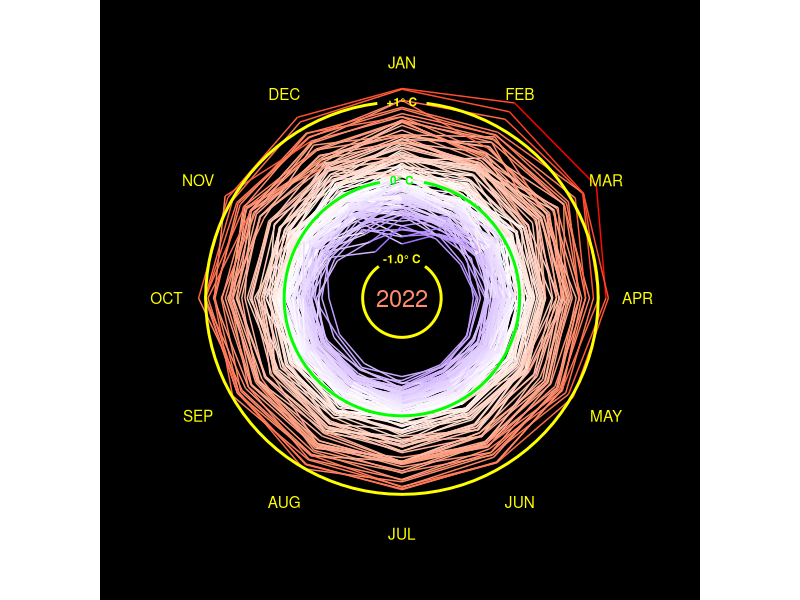
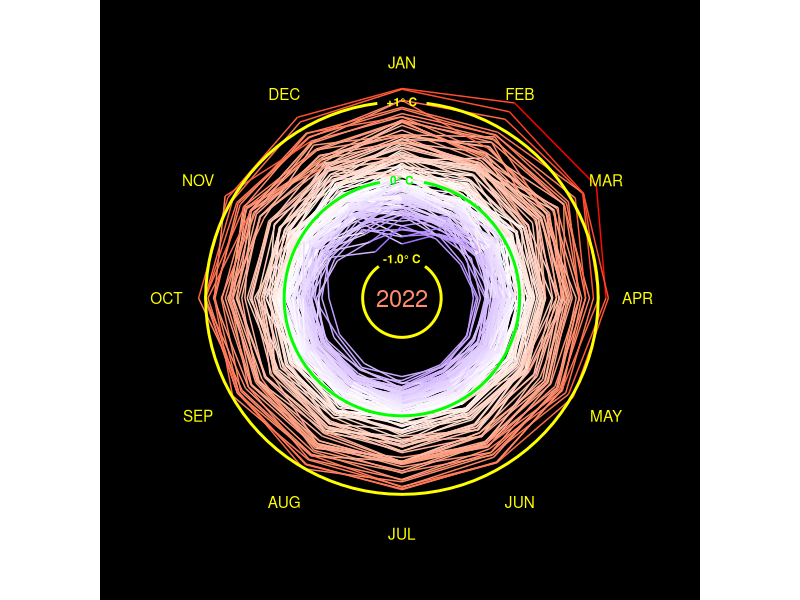

R code for these plots, in order:
library(tidyverse)
library(gganimate)



# Plot: There are data in preceding year and next year.
# Need to create 3 separated dataframes

t_diff <- 
  read_csv("data/GLB.Ts+dSST.csv", skip = 1, na = "***") %>% #load CSV file, skip 1st rows
  select(year = Year, month.abb) %>% #month.abb is constant R build-in. which is the same as our datatype
  # Tidy dataframe by converting month in 1 column accept for year
  #Pivot dataframe for all columns except for year column, Give a name of month column
  pivot_longer(-year, names_to = "month", values_to = "t_diff") %>%
  drop_na() #Ignore NA value
  

# Create 3 Separated dataframe
# Create dataframe for preceding December
# last_dec <-
#   t_diff %>%
#   filter(month == "Dec") %>% #Filter December
#   mutate(year = year + 1,   #Calculate preceding year by using the original data
#          month = "last_Dec") #Rename Dec to last_Dec

# Create dataframe for next Jan
# next_jan <-
#   t_diff %>%
#   filter(month == "Jan") %>% #Filter January
#   mutate(year = year - 1,    # Add extra year
#          month = "next_Jan") # Rename it

# Create dummy variable for radius
radius_bumb <- 1.5

t_data <- 
  t_diff %>%
  mutate(month = factor(month, levels = c(month.abb, "next_Jan")), #Order months into numerical order rather than alphabet order, define month as a factor
         month_number = as.numeric(month)) %>% #Remove previous December to remove zero from dataframe
  arrange(year, month) %>%  # arrange year and month       
  mutate(step_number = 1:nrow(.), #Add row number. 1:nrow(.) means count from 1 to the end of row in this dataframe. need to count step over the row
         radius = t_diff + radius_bumb,         
         theta = 2 * pi * (month_number-1) / 12, # Convert an angle to radian. Theta starts from zero degree January will be zero and divided by 12 to give angle to months. 
         x = radius * sin(theta),
         y = radius * cos(theta))
  
  annotation <-
    t_data %>% #create new dataframe from 2022
    slice_max(year) %>%
    slice_max(month_number)
 
temp_line <- #Create text at specific position
  tibble(
    x = 0,
    y = c(1, 0, -1) + radius_bumb,
    labels = c("+1\u00B0 C","0\u00B0 C", "-1.0\u00B0 C")
  )

#Create data frame for tangential month to the circle
month_label <-
  tibble(
    theta = 2 * pi * (1:12 - 1)/12,
    radius = 1.5 + radius_bumb,
    labels = toupper(month.abb), #Convert month label to capital letters
    x = radius * sin(theta),
    y = radius * cos(theta)
    )

#Make data frame for grid line and used in geom_segment
# gridlines <- 
#   tibble(
#     x = c(1.2, 1.3, 1.6),
#     xend = c(12.8, 12.7, 12.4),
#     y = c(1, 0, -1),
#     yend = y
#   )
 
# Adding grid lines to climate spiral 
gridlines <-
  tibble(theta = 2 * pi * rep(seq(0, 1, 0.01), each = 3), #Repeat theta
       radius = rep(c(1, 0, -1) + radius_bumb, length.out = length(theta)),
       line = rep(c("a", "b", "c"), length.out = length(theta)),
       x = radius * sin(theta),
       y = radius * cos(theta)) %>% 
       filter((line == "a" & theta > 0.01 * 2 * pi & theta < 0.99 * 2 * pi) |
                (line == "b" & theta > 0.025 * 2 * pi & theta < 0.975 * 2 * pi) |
                (line == "c" & theta > 0.09 * 2 * pi & theta < 0.91 * 2 * pi))
 

#a <-  
  t_data %>% ggplot(aes(x = x, 
             y = y, 
             color = t_diff)) + #Let's coloring by temperature change. Previous version was colored by year
  geom_label(aes(x = 0, y = 0, label = year),  #geom_label it provides a text with background
               fill = "black",
               label.size = 0,
               size = 6) +
  geom_path()+  
  geom_path(data = gridlines %>% filter(radius != radius_bumb), # radius should not be equal to dummy radius bumb 
               aes(x = x, y = y,
                   group = line), 
               color = "yellow", size = 1,
               inherit.aes = FALSE) +
  geom_path(data = gridlines %>% filter(radius == radius_bumb), # radius should not be equal to dummy radius bumb 
              aes(x = x, y = y,
                  group = line), 
              color = "green", size = 1,
              inherit.aes = FALSE) +   
  geom_text(data = temp_line, aes(x = x, y = y, label = labels), #Add label and coloring
               color = c("yellow", "green", "yellow"), size = 3, fontface = "bold",
               inherit.aes = FALSE)+
  geom_text(data = month_label, aes(x = x, y = y, label = labels), # Add month label back to the position
              color = "yellow",
              inherit.aes = FALSE) +
  scale_y_continuous(limits = c(-4, 4),
                     expand = c(0,-0.3) # expand grid. First is an addition. Second is an multiplication.
                     ) + #Rescale y axis
  scale_x_continuous(limits = c(-4, 4),
                     expand = c(0,-0.3) # expand grid. First is an addition. Second is an multiplication.
    ) + #Rescale x axis
  coord_fixed()+ # Make a proportion of an x and y fixed  
  scale_color_gradient2(low = "blue", high = "red", mid = "white", midpoint = 0, #Change the color to continuous scale. Re-scale the legend
                        guide = "none") + #Remove legend 
  # coord_polar(start = 0)+ #Set polar 5 minutes off. "start" measures thing in radius 
  labs(x = NULL, # Add label
      y = NULL,
      title = NULL) + 
  theme(
    panel.background = element_rect(fill = "black"), #Add black color and white border. Increase border line size
    plot.background = element_rect(fill = "black", color = "black"),
    panel.grid = element_blank(), # Remove grid line color
    axis.text.x = element_blank(),
    axis.text.y = element_blank(),
    axis.ticks = element_blank(),
    axis.title = element_blank(),
    plot.title = element_blank()
  )#+
   #transition_manual(frames = year, cumulative = TRUE)  #Add data and keep the old data in gganimate only
   
ggsave("figures/climate_spiral_trig.png", width = 4.5, height = 4.5, unit = "in", dpi = 300)
 
# animate(a, width = 4.155, height = 4.5, unit = "in", res = 300)
# anim_save("figures/climate_spiral_trig.gif")

# animate(a, width = 4.155, height = 4.5, unit = "in", res = 300,
#         renderer = av_renderer("figures/climate_trig.mp4")
# )
